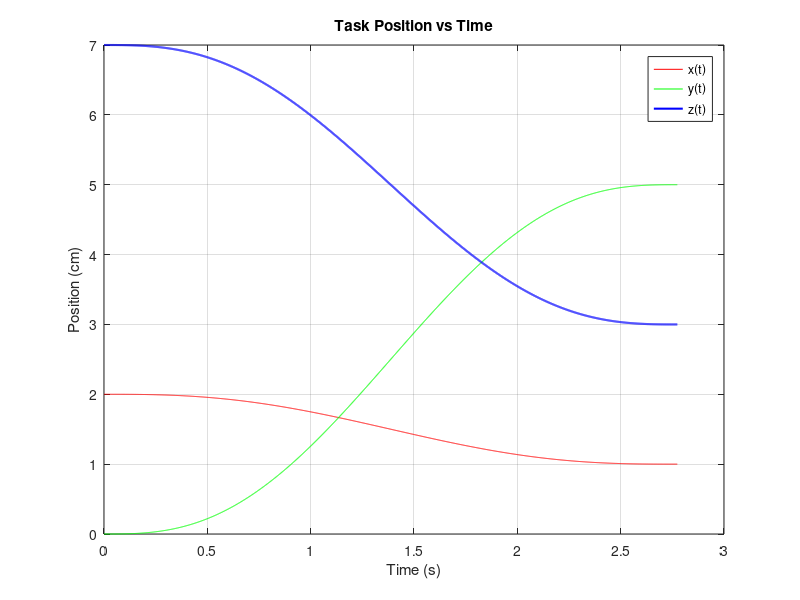
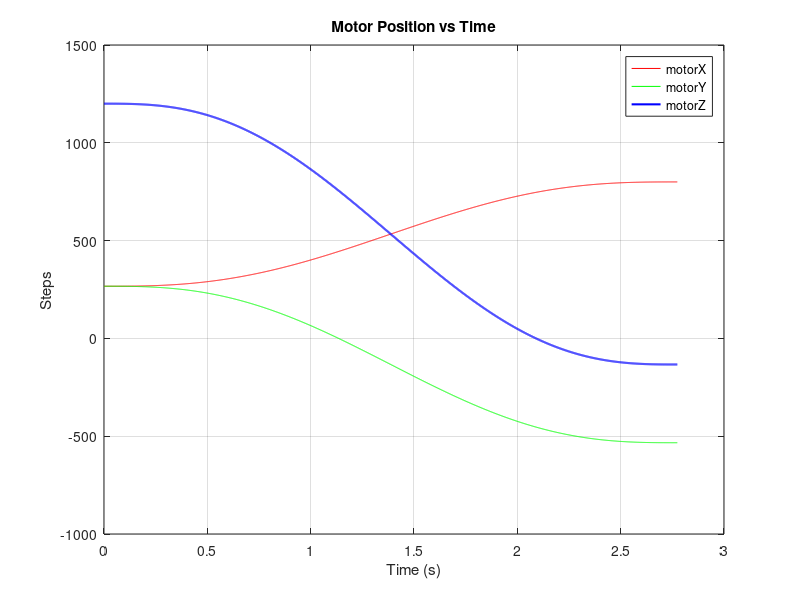
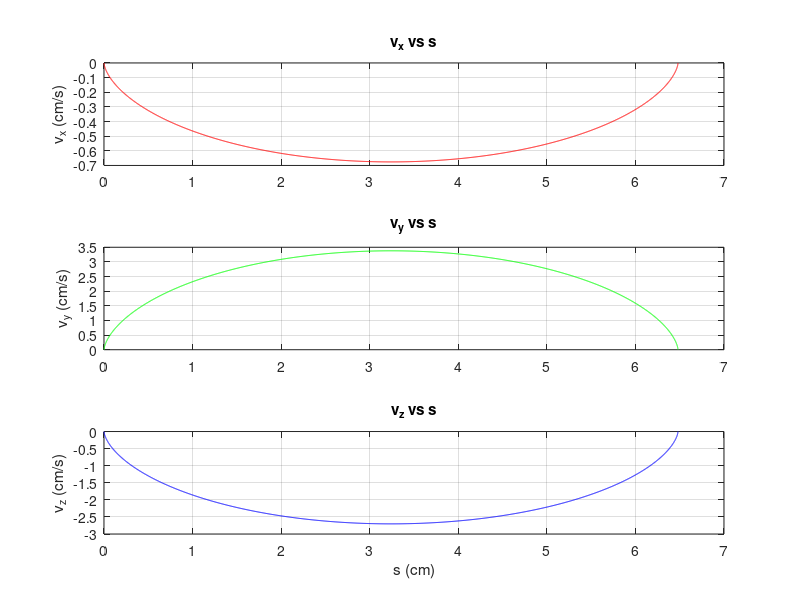
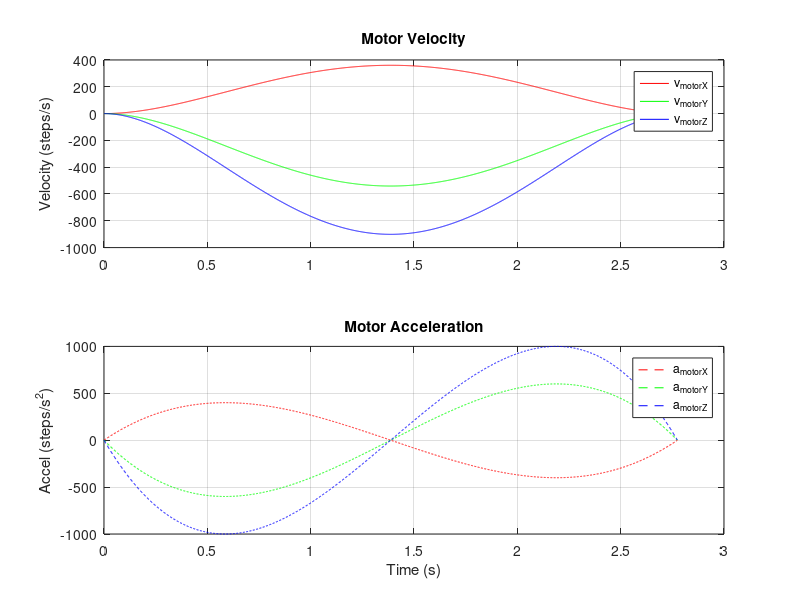

Recreate these plots in MATLAB, in order.
function polynomial_quintic()
    %% Parameters
    MaxMotorSpeed = 1000;     % steps/s
    MaxMotorAccel = 1000;     % steps/s^2
    dt = 0.001;

    CMS_FOR_10_REVOLUTIONS = 60;
    CM_PER_REVOLUTION = CMS_FOR_10_REVOLUTIONS / 10;
    STEPS_PER_CM = 800 / CM_PER_REVOLUTION;

    %% Reverse kinematics matrix (motor = A * [x; y; z])
    A = STEPS_PER_CM * [1 1 0;
                        1 -1 0;
                        1 -1 1];

    %% Task space start/end
    p0 = [2; 0; 7];
    pf = [1; 5; 3];

    %% Binary search for minimum feasible time
    T_low = 0.1;
    T_high = 10;
    T_tol = 1e-4;

    while (T_high - T_low > T_tol)
        T_try = (T_low + T_high)/2;
        [ok] = check_quintic_constraint(p0, pf, T_try, A, dt, MaxMotorSpeed, MaxMotorAccel);
        if ok
            T_high = T_try;
        else
            T_low = T_try;
        end
    end
    T_min = T_high;

    %% Generate final trajectory
    [~, t_vec, p, v, a] = check_quintic_constraint(p0, pf, T_min, A, dt, MaxMotorSpeed, MaxMotorAccel);

    %% Compute path length
    v_norm = vecnorm(v);
    s_vec = cumtrapz(t_vec, v_norm);

    %% Plot task space position
    figure;
    plot(t_vec, p(1,:), 'r', t_vec, p(2,:), 'g', t_vec, p(3,:), 'b', 'LineWidth', 1.5);
    legend('x(t)', 'y(t)', 'z(t)');
    xlabel('Time (s)'); ylabel('Position (cm)'); grid on;
    title('Task Position vs Time');

    %% Plot motor space position
    motor_pos = A * p;
    figure;
    plot(t_vec, motor_pos(1,:), 'r', t_vec, motor_pos(2,:), 'g', t_vec, motor_pos(3,:), 'b', 'LineWidth', 1.5);
    legend('motorX', 'motorY', 'motorZ');
    xlabel('Time (s)'); ylabel('Steps'); grid on;
    title('Motor Position vs Time');

    %% Velocity components vs path length
    figure;
    subplot(3,1,1);
    plot(s_vec, v(1,:), 'r'); ylabel('v_x (cm/s)'); grid on; title('v_x vs s');
    subplot(3,1,2);
    plot(s_vec, v(2,:), 'g'); ylabel('v_y (cm/s)'); grid on; title('v_y vs s');
    subplot(3,1,3);
    plot(s_vec, v(3,:), 'b'); xlabel('s (cm)'); ylabel('v_z (cm/s)'); grid on; title('v_z vs s');

    %% Motor velocity/acceleration
    motor_v = A * v;
    motor_a = A * a;
    figure;
    subplot(2,1,1);
    plot(t_vec, motor_v(1,:), 'r', t_vec, motor_v(2,:), 'g', t_vec, motor_v(3,:), 'b');
    legend('v_{motorX}', 'v_{motorY}', 'v_{motorZ}'); ylabel('Velocity (steps/s)'); grid on;
    title('Motor Velocity');

    subplot(2,1,2);
    plot(t_vec, motor_a(1,:), 'r--', t_vec, motor_a(2,:), 'g--', t_vec, motor_a(3,:), 'b--');
    legend('a_{motorX}', 'a_{motorY}', 'a_{motorZ}'); xlabel('Time (s)'); ylabel('Accel (steps/s^2)'); grid on;
    title('Motor Acceleration');

    fprintf('Minimum feasible time T = %.4f s\n', T_min);
end

function [ok, t_vec, p, v, a] = check_quintic_constraint(p0, pf, T, A, dt, vmax, amax)
    t_vec = 0:dt:T;
    n = length(t_vec);

    % 5th-order polynomial: p(t) = a0 + a1*t + a2*t^2 + a3*t^3 + a4*t^4 + a5*t^5
    a0 = p0;
    a1 = zeros(3,1); % v0 = 0
    a2 = zeros(3,1); % a0 = 0
    D = pf - p0;
    a3 = 10*D / T^3;
    a4 = -15*D / T^4;
    a5 = 6*D / T^5;

    p = zeros(3,n);
    v = zeros(3,n);
    a = zeros(3,n);
    for i = 1:n
        t = t_vec(i);
        p(:,i) = a0 + a1*t + a2*t^2 + a3*t^3 + a4*t^4 + a5*t^5;
        v(:,i) = a1 + 2*a2*t + 3*a3*t^2 + 4*a4*t^3 + 5*a5*t^4;
        a(:,i) = 2*a2 + 6*a3*t + 12*a4*t^2 + 20*a5*t^3;
    end

    motor_v = A * v;
    motor_a = A * a;
    if any(abs(motor_v(:)) > vmax + 1e-3) || any(abs(motor_a(:)) > amax + 1e-3)
        ok = false;
    else
        ok = true;
    end
end